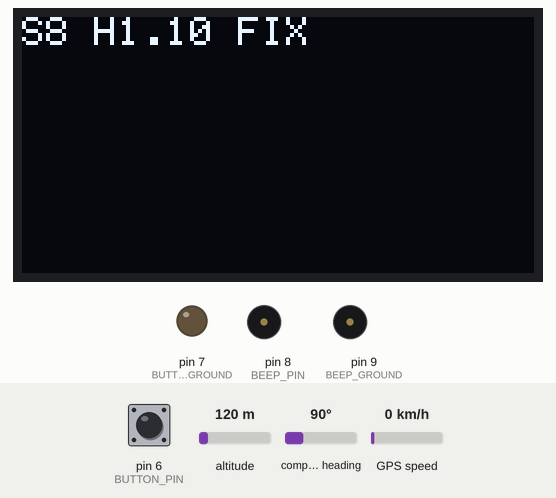
Recording of a sketch running on a simulated Arduino Uno, built with avr-gcc and run on an emulated ATmega328P. On the bench: 128×64 one-colour display, output pins drawn as LEDs (lit = HIGH), buzzer (waves = sounding, pin HIGH). The inputs (shaded band) are chosen by the test bench; at power-on: pin 6 (BUTTON_PIN) HIGH, altitude 120 m, compass heading 90°, GPS speed 0 km/h. The GPS gets a fix after 3 s at 37.7749, -122.4194 with 8 satellites.

Above: at 4.6 s.
4.7 s: pin 6 (BUTTON_PIN) pulled LOW for 3.2 s
At 8.23 s:
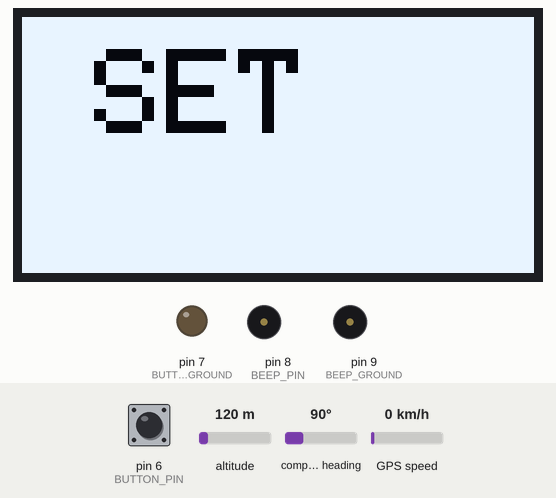
8.5 s: pin 6 (BUTTON_PIN) pulled LOW for 0.15 s
At 9.9 s:
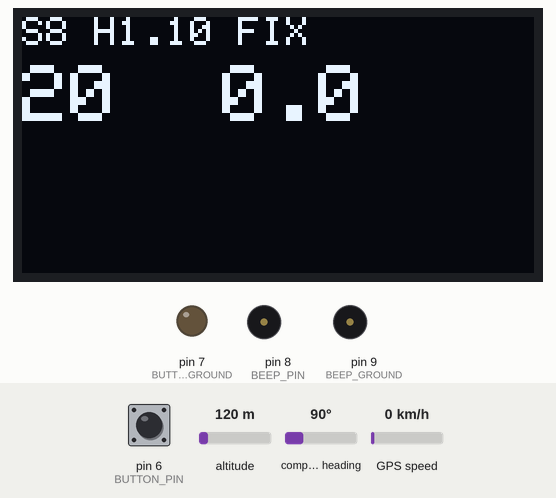
10.9 s: pin 6 (BUTTON_PIN) pulled LOW for 0.15 s
At 12.4 s:
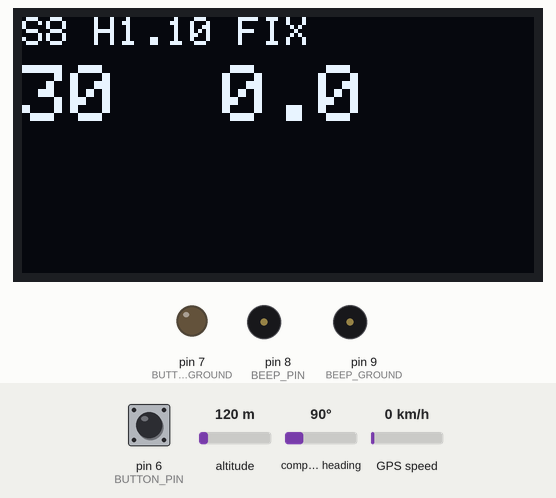
12.7 s: pin 6 (BUTTON_PIN) pulled LOW for 1 s
At 13.77 s:
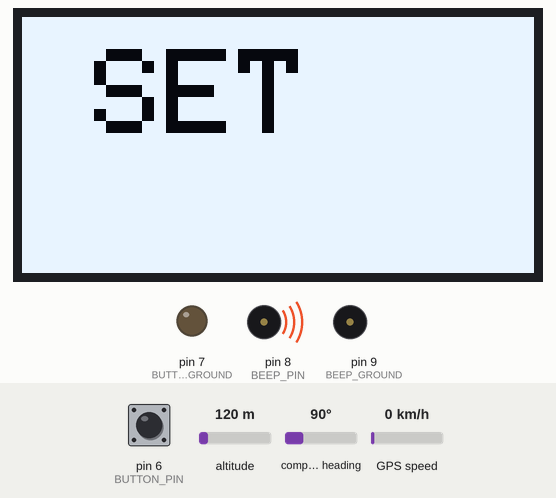
Timing chart, 0 to 15.3 s (numbered marks = the images above; inputs shaded):
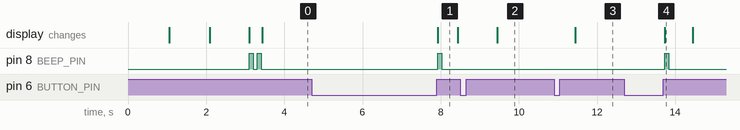

Measured:
- after the input at 4.7 s, pin 8 (BEEP_PIN): LOW → HIGH after 3.2 s, → LOW 0.10 s later; the display: changes after 3.2 s (image 1)
- after the input at 8.5 s, the display: changes after 0.94 s (image 2)
- after the input at 10.9 s, the display: changes after 0.54 s (image 3)
- after the input at 12.7 s, pin 8 (BEEP_PIN): LOW → HIGH after 1.0 s, → LOW 0.10 s later; the display: changes after 1.0 s (image 4)
- what the display in image 1 shows lasts 0.5 s, from 7.9 s to 8.4 s
- what the display in image 4 shows lasts 0.7 s, from 13.7 s to 14.4 s

The sketch:

anchor_01-200.ino
```cpp
#include <Adafruit_GPS.h>
#include <SoftwareSerial.h>
#include <SPI.h>
#include <Wire.h>
#include <Adafruit_GFX.h>
#include <Adafruit_SSD1306.h>

#define OLED_RESET 4
Adafruit_SSD1306 display(OLED_RESET);

#define BEEP_PIN 8
#define BEEP_GROUND 9
#define BUTTON_GROUND 7
#define BUTTON_PIN 6
#define DEG2RAD 57.295779
#define BOUNCETIME 333
#define MAX_RADIUS 180
#define MIN_RADIUS 10
#define RADIUS_INC 10
#define PRESSED LOW
#define RELEASED HIGH
#define ONE_SECOND 1000
#define INCREMENT_TIME 1000
#define ALARM_TIME_THRESHOLD 20
#define GPS_TIME_THRESHOLD 120

SoftwareSerial mySerial(3, 2);

Adafruit_GPS GPS(&mySerial);
boolean usingInterrupt = false;
void useInterrupt(boolean);

int alarm_radius = MIN_RADIUS;
float dist = 0;
float angle = 0;

float anchor_lat;
float anchor_lon;
float boat_lat;
float boat_lon;

boolean set = false;
int current = HIGH;
int previous = HIGH;
uint32_t last_change = millis();
uint32_t since_previous = 0;
int change;
boolean button_change = false;
boolean previous_alarm = false;
boolean previous_fixalarm = false;
uint32_t alarm_time = 0;
uint32_t alarm_since = 0;
uint32_t nofix_time = 0;
uint32_t nofix_since = 0;
boolean alarm = false;
boolean nofix = false;
uint32_t last_fix = 0;

void setup()
{
  pinMode(BEEP_PIN, OUTPUT);
  digitalWrite(BEEP_PIN, LOW);
  pinMode(BEEP_GROUND, OUTPUT);
  digitalWrite(BEEP_GROUND, LOW);
  pinMode(BUTTON_PIN, INPUT_PULLUP);
  pinMode(BUTTON_GROUND, OUTPUT);
  digitalWrite(BUTTON_GROUND, LOW);

  GPS.begin(9600);
  GPS.sendCommand(PMTK_SET_NMEA_OUTPUT_RMCGGA);
  GPS.sendCommand(PMTK_SET_NMEA_UPDATE_1HZ);
  GPS.sendCommand(PMTK_API_SET_FIX_CTL_1HZ);
  GPS.sendCommand(PMTK_ENABLE_SBAS);
  GPS.sendCommand(PMTK_ENABLE_WAAS);

  OCR0A = 0xAF;
  TIMSK0 |= _BV(OCIE0A);  delay(1000);

  display.begin(SSD1306_SWITCHCAPVCC, 0x3C);
  display.clearDisplay();
  display.setTextSize(2);
  display.setTextColor(WHITE);
  display.setCursor(0,0);
  display.println("iWATCH 1.2");
  display.display();
  delay(1000);

  while(!GPS.fix){
    if (GPS.newNMEAreceived()) {
    if (!GPS.parse(GPS.lastNMEA())) return;
    }

    display.clearDisplay();
    display.setTextSize(1);
    display.setTextColor(WHITE);
    display.setCursor(0,0);
    display.fillRect(0, 0, 48, 32, BLACK);
    display.print("S"); display.print((int) GPS.satellites);
    display.print(" H"); display.print((float) GPS.HDOP, 2);
    if(GPS.fix == 1) display.print("FIX");
    display.setCursor(0,12);
    display.setTextSize(3);
    display.print(millis() / ONE_SECOND - 2);
    display.display();
  }

  anchor_lat = GPS.latitudeDegrees;
  anchor_lon = GPS.longitudeDegrees;
  boat_lat = GPS.latitudeDegrees;
  boat_lon = GPS.longitudeDegrees;
  beep(100); delay(100); beep(100);
  display.clearDisplay();

}

SIGNAL(TIMER0_COMPA_vect) {

  // GPS stuff
  char c = GPS.read();

  button_change = false;
  // Button stuff
  if (digitalRead(BUTTON_PIN) == PRESSED && previous == RELEASED && last_change + BOUNCETIME < millis()){
    previous = PRESSED;
    change = PRESSED;
    since_previous = millis() - last_change;
    last_change = millis();
    button_change = true;
    }

  if (digitalRead(BUTTON_PIN) == RELEASED && previous == PRESSED && last_change + BOUNCETIME < millis()){
    previous = RELEASED;
    change = RELEASED;
    since_previous = millis() - last_change;
    last_change = millis();
    button_change = true;
    }
}

uint32_t timer = millis();
void loop()                     // run over and over again
{
  // do often

  if(dist > alarm_radius && set){
    if(!previous_alarm) alarm_time = millis();
    previous_alarm = true;
    if((millis() - alarm_time) > ALARM_TIME_THRESHOLD * ONE_SECOND)   alarm = true;
    alarm_since = millis() - alarm_time;
  }else{
    alarm_since = 0;
    previous_alarm = false;
    alarm = false;
  }

    if(!GPS.fix && set){
    if(!previous_fixalarm) nofix_time = millis();
    previous_fixalarm = true;
    if((millis() - nofix_time) > GPS_TIME_THRESHOLD * ONE_SECOND)   nofix = true;
    nofix_since = millis() - nofix_time;
  }else{
    nofix_since = 0;
    previous_fixalarm = false;
    nofix = false;
  }

  if (GPS.newNMEAreceived()) {
  if (!GPS.parse(GPS.lastNMEA())) return;
  }

    if(button_change && change == RELEASED && since_previous < INCREMENT_TIME){
      alarm_radius = alarm_radius + RADIUS_INC; if (alarm_radius > MAX_RADIUS) alarm_radius = MIN_RADIUS;
      display.clearDisplay();
      beep(5);
    }

    if(button_change && change == RELEASED && since_previous > INCREMENT_TIME){
      if(GPS.fix){
      anchor_lat = GPS.latitudeDegrees;
      anchor_lon = GPS.longitudeDegrees;
      display.fillScreen(WHITE);
      display.setTextColor(BLACK);
      display.setCursor(0, 8);
      display.setTextSize(3);
      display.print(" SET ");
      display.display();
      beep(100);
      display.clearDisplay();
      set = true;

      }else{
      display.fillScreen(WHITE);
      display.setTextColor(BLACK);
      display.setCursor(10, 8);
      display.setTextSize(3);
      display.print("NO FIX");
      display.display();
      beep(500);
      display.clearDisplay();
      }

    }

  // do every second
  if (millis() - timer > ONE_SECOND) {
    timer = millis();

    if(alarm || nofix) beep(100);

    display.clearDisplay();
    display.setTextSize(1);
    display.setTextColor(WHITE);
    display.setCursor(0,0);
    display.fillRect(0, 0, 48, 32, BLACK);
    display.print("S"); display.print((int) GPS.satellites);
    display.print(" H"); display.print((float) GPS.HDOP, 2);
    if(GPS.fix == 1) display.print(" FIX ");
    if(set){
      display.setTextWrap(false);
      display.setTextSize(2);
      display.setCursor(0, 12);
      display.println(alarm_radius);
      display.setCursor(50,12);
      display.println(dist, 1);
      display.setCursor(80, 0);
      display.setTextSize(1);
      if(alarm_since > 0){
        display.print(" A");
        display.print(alarm_since / ONE_SECOND);
      }
      if(nofix_since > 0){
        display.print(" F");
        display.print(nofix_since / ONE_SECOND);
      }
    }
    display.display();

    if (GPS.fix) {
      boat_lat = GPS.latitudeDegrees;
      boat_lon = GPS.longitudeDegrees;
      dist = haversine(boat_lat, boat_lon, anchor_lat, anchor_lon);
    }
  }
}

float haversine(float lat1, float lon1, float lat2, float lon2){
  float r = (6356752.0 + 6378137.0) / 2.0;
  lat1 = lat1 / DEG2RAD;
  lat2 = lat2 / DEG2RAD;
  lon1 = lon1 / DEG2RAD;
  lon2 = lon2 / DEG2RAD;

  return(2.0 * r * asin(sqrt(sin(pow((lat2 - lat1) / 2.0, 2.0)) +
                      cos(lat1) * cos(lat2) * sin(pow((lon2 - lon1) / 2.0, 2.0)))));
}

//θ = atan2( sin Δλ ⋅ cos φ2 , cos φ1 ⋅ sin φ2 − sin φ1 ⋅ cos φ2 ⋅ cos Δλ )

void beep(int duration){
  digitalWrite(BEEP_PIN, HIGH);
  delay(duration);
  digitalWrite(BEEP_PIN, LOW);
}
```
